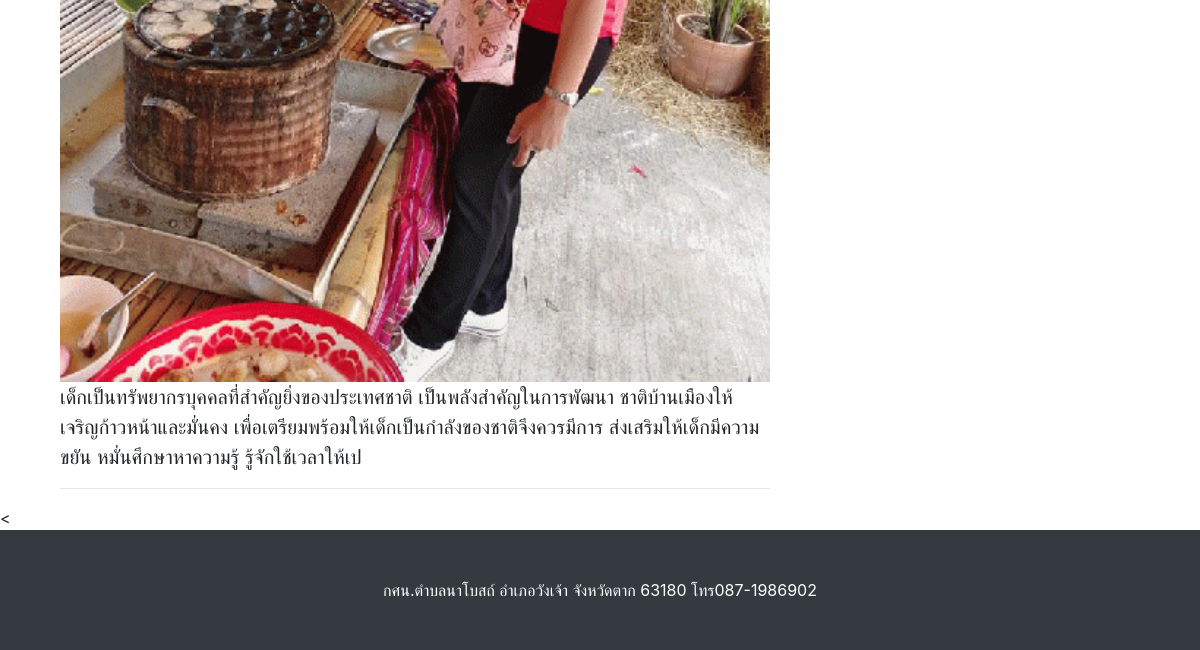
The app's page /index.php?fd=admin&page=new_detail&id_news=9 (lower part), older data.
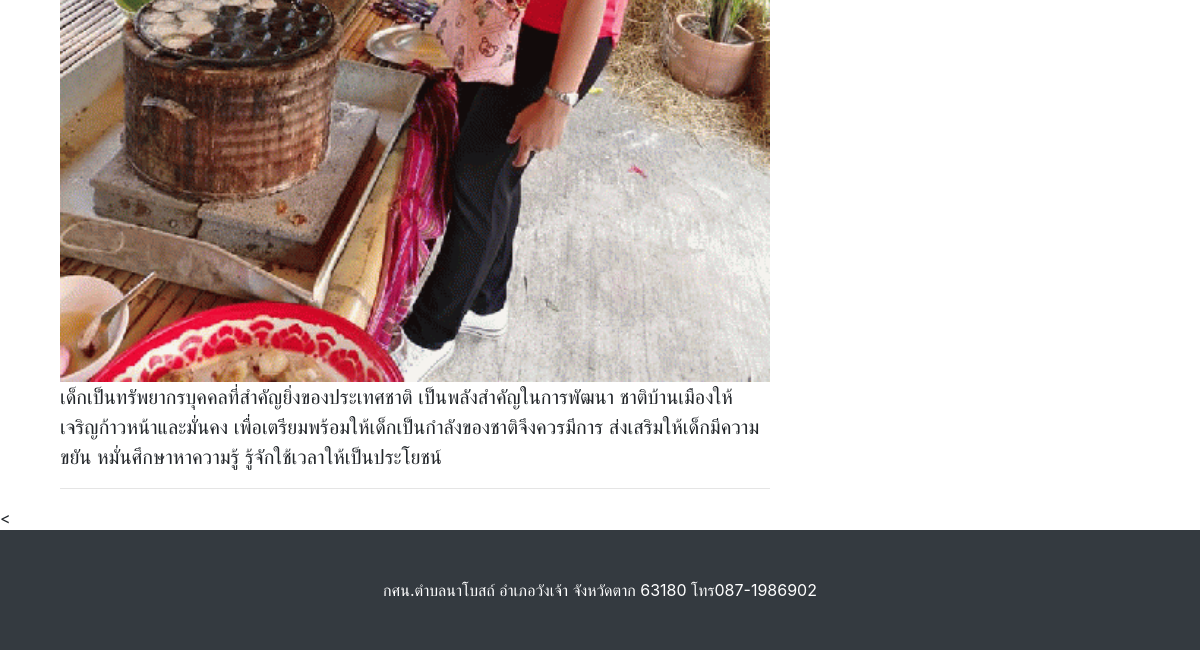
The same page, newer data.
### tables this page shows
CREATE TABLE `tb_new` (
  `id_news` int(11) NOT NULL COMMENT 'รหัสข่าว',
  `title_news` text NOT NULL COMMENT 'ชื่อข่าว',
  `description_news` text NOT NULL COMMENT 'รายละเอียดข่าว'
);

### module/admin_files/new_detail.php (the view, shortened to what this page needs)
<div class="container">
    <div class="row">
        <?php
		$id_news=$_GET['id_news'];
    $sql ="SELECT * FROM tb_new where id_news = '$id_news' ";
    $qess=$db->query($sql);
    while($fd=$qess->fetch_assoc()){	?>
        <div class="col-lg-8">
            <?php
             $dir_url="img/news/".$fd['id_news']."/";
				if(is_dir($dir_url)){
				    $fol2 = scandir($dir_url);
					$url_img = $dir_url .$fol2[2];
				}
            ?>
            <img src="<?php echo $url_img;?>" style=" width: 100%" />
            <p class="lead"> <? echo $fd['description_news'];?> </p>
            <hr>
        </div>
        <? }?>
        <div class="col-md-4">
        </div>
    </div>
    </div>
    <div class="row">
            <div class="col-12">
            </div>
        </div>
    </div>
    <<script src="https://ajax.googleapis.com/ajax/libs/jquery/3.2.1/jquery.min.js"></script>

### index.php (shortened to what this page needs)
<!DOCTYPE html>
<html lang="en">
<head>
  <link rel="stylesheet" href="../dist/css/lightbox.min.css">
  <link href="vendor/bootstrap/css/bootstrap.min.css" rel="stylesheet">
  <link href="css/modern-business.css" rel="stylesheet">
  <link href="vendor/lightbox2/src/css/lightbox.css" rel="stylesheet">
</head>
<body>
  <section>
    <div class="container">
      <?php
            if(@$_GET['fd'])
                $file="module/".$_GET['fd']."_files/".$_GET['page'].".php";
            else
                $file=@$_GET['page'].".php";
            if(is_file($file)){
                require_once("$file");
                }
            else{
                require_once("main2.php");
                }
            ?>
  </section>
  <footer class="py-5 bg-dark">
    <div class="container">
      <p class="m-0 text-center text-white style2">กศน.ตำบลนาโบสถ์ อำเภอวังเจ้า จังหวัดตาก 63180 โทร087-1986902</p>
    </div>
  </footer>
</body>
</html>

### css/modern-business.css (style rules this page uses)
body { padding-top: 54px; }
@media (min-width: 992px) { body { padding-top: 56px; } }

### index.php (style rules this page uses)
footer { background-color: #228B22; padding: 25px; }

Row changes from the older to the newer data that the page shows:
changed tb_new: description_news "…ชาติบ้านเมืองให้เจริญก้าวหน้าและมั่นคง เพื่อเตรียมพร้อมให้เด็กเป็นกำลังของชาติจึงควรมีการ ส่งเสริมให้เด็กมีความขยัน หมั่นศึกษาหาความรู้ รู้จักใช้เวลาให้เป" → "…ชาติบ้านเมืองให้เจริญก้าวหน้าและมั่นคง เพื่อเตรียมพร้อมให้เด็กเป็นกำลังของชาติจึงควรมีการ ส่งเสริมให้เด็กมีความขยัน หมั่นศึกษาหาความรู้ รู้จักใช้เวลาให้เป็นประโยชน์"
